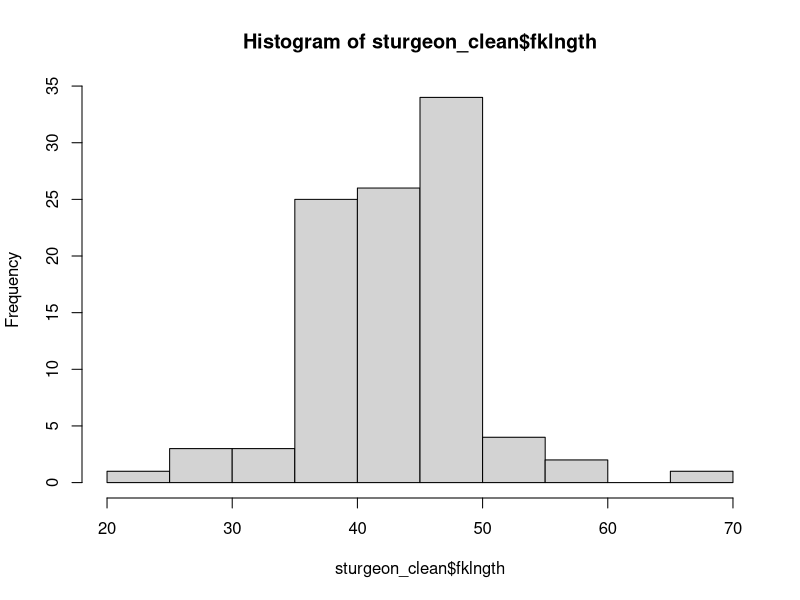
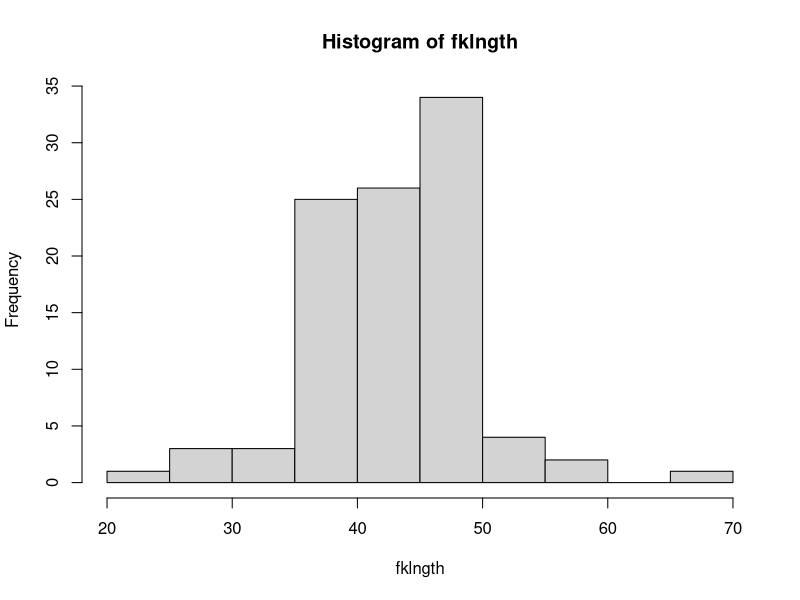
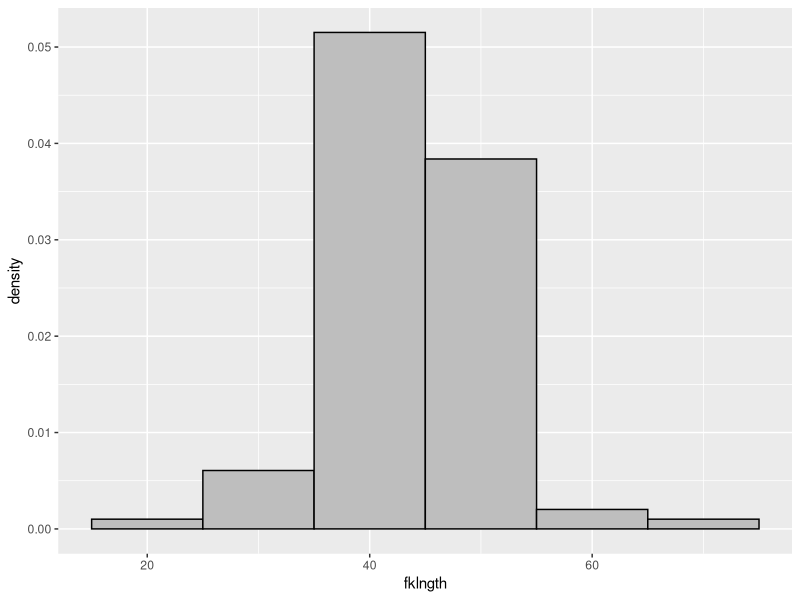
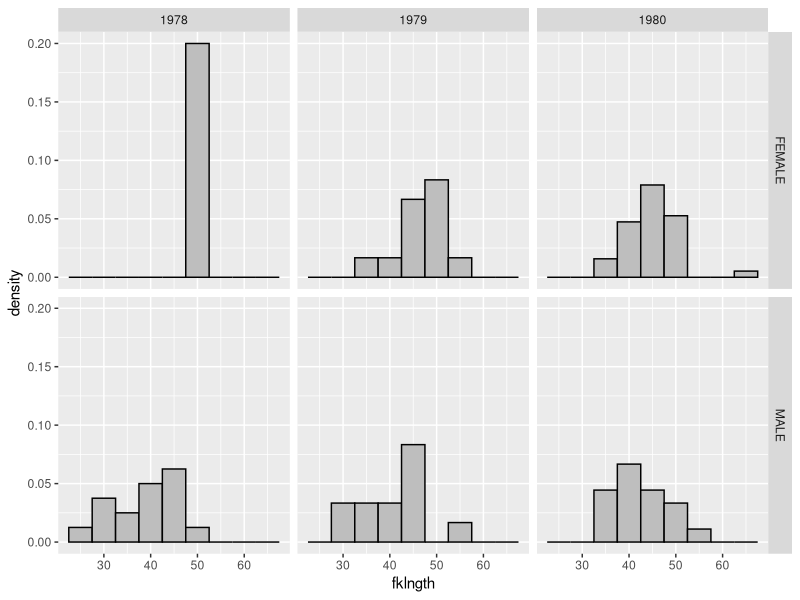
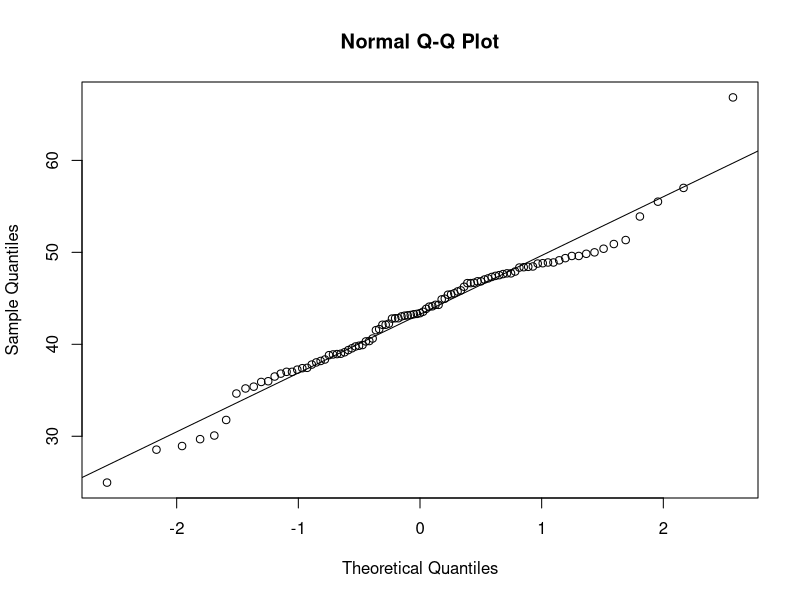
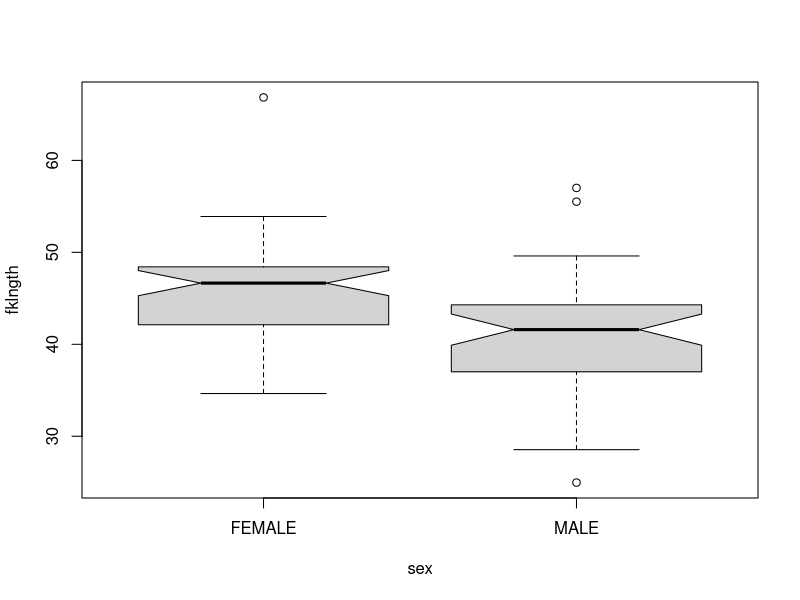
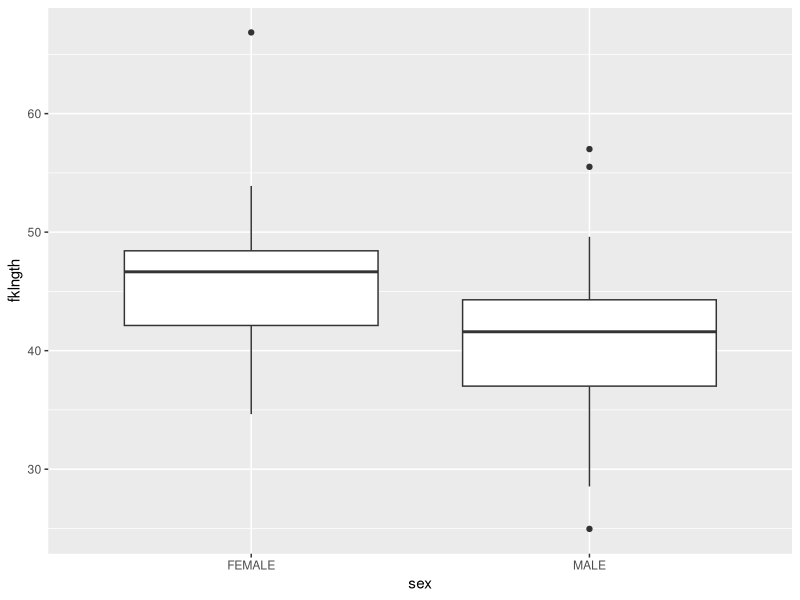
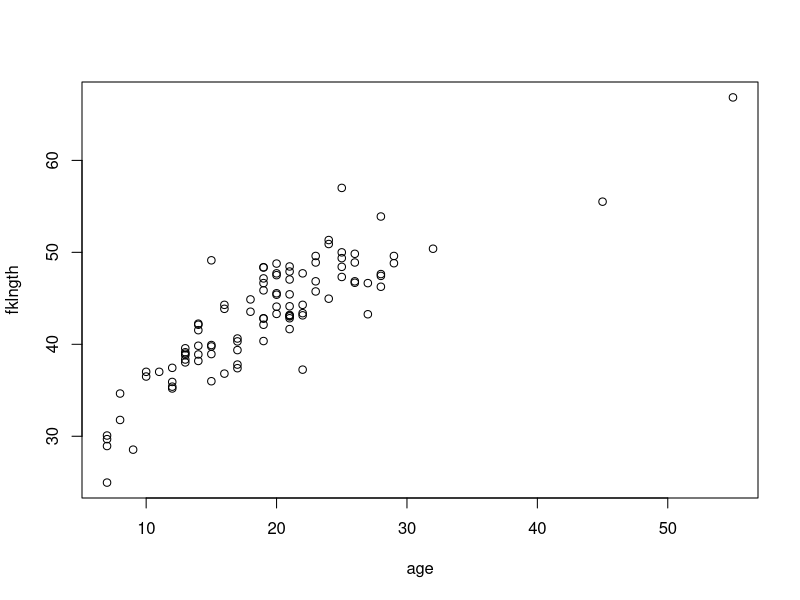

These charts were generated, in order, by the following R code: (Note: this script raises an error after producing the figures.)
#############################################################
# Exercise 1 - Introduction to R 
# By: Kristin Eccles
# Written in R 3.5.0

#############################################################
# Load Libraries
# Requires the ggplot2 package that is not part of base installation
# To install the package, uncomment the following line
# install.packages("ggplot2", dependencies=TRUE)
library(ggplot2)

# Load data
# note this assumes data is in the same folder as script
sturgeon= read.csv("sturgeon.csv")

#############################################################
# Check to see if we have missing data
is.na(sturgeon)

# Summarize the contents of the sturgeon dataframe
summary(sturgeon)
# you will also see missing data in this summary 

# another way to take a look at the data is look at its sturcture
str(sturgeon)

#and finally, a check that the data itself (not summarized in any way) looks good
head(sturgeon)

# Clean the data (if necessary)
# create new dataset without missing data 
sturgeon_clean=na.omit(sturgeon)

#############################################################
# Visualize the data 
# Make a histogram of the variable fklngth in the sturgeon
# this uses the base R plotting 
hist(sturgeon_clean$fklngth)

# Make variables in the sturgeon data.frame directly callable by attaching
attach(sturgeon_clean)

# Redo the same histogram as before
ls()
hist(fklngth)

# use "sturgeon" dataframe to make plot called mygraph
# and define x axis as representing fklngth

plot1 <- ggplot(sturgeon_clean) +
  geom_histogram(aes(x = fklngth, y = ..density..),
                 binwidth = 10, fill = "grey", color = "black")
plot1
# Try changing the binwidth- what happens?

# Data distribution fklngth by subsets of sex and year
# split previous graph per year (rows) and sex (columns)
plot2 <- ggplot(sturgeon_clean) +
  geom_histogram(aes(x = fklngth, y = ..density..),
                 binwidth = 5, fill = "grey", color = "black")+
  facet_grid(sex ~ year)
plot2

# QQ plot of fklngth
qqnorm(fklngth)
qqline(fklngth)
# Are there outliers?

# Wilks-Shapiro test of normality on fklngth
shapiro.test(fklngth)

# Boxplot of fklngth by sex, with whiskers
# base graphics
boxplot(fklngth ~ sex, notch = TRUE)

#ggplot2 version
plot3<-ggplot(sturgeon_clean, aes(x=sex, y=fklngth))
plot3+ geom_boxplot()

# Scatterplot of fklngth as a function of age
# base graphics
plot(fklngth ~ age)

#ggplot2 version
plot4<-ggplot(sturgeon_clean, aes(x=age, y=fklngth))
plot4+ geom_point()

# Matrix of scatterplots of all pairs of variables in dataframe sturgeon, with lowess trace
pairs(sturgeon, panel = panel.smooth)

# Create a subset with only females captured in 1978
sturgeon.female.1978 <- subset(sturgeon_clean, sex == "FEMALE" &
                                 year == "1978")

# Create a histogram of fklngth from a subset for females in 1979 and 1980
mysubset = subset(sturgeon_clean, sex == "FEMALE" & (year == "1979" | year == "1980"))
hist(mysubset$fklngth)

